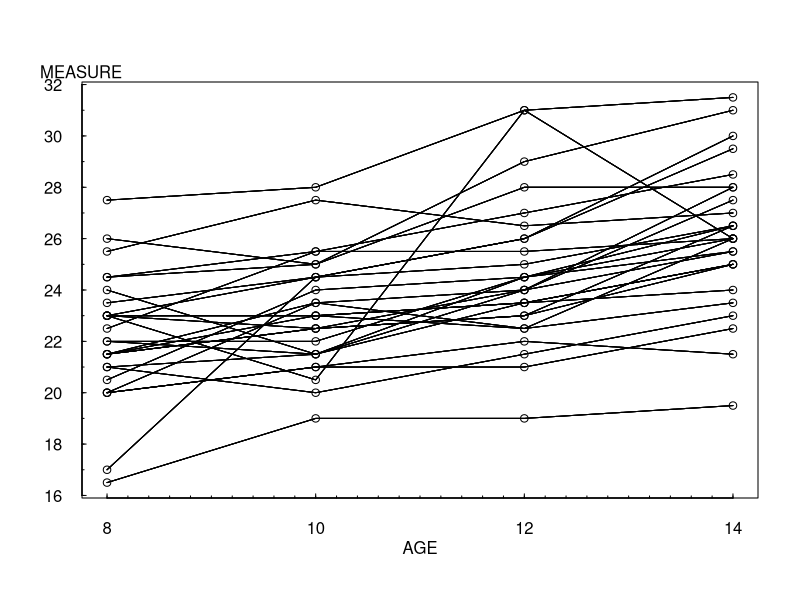

Write the R code that produced this figure. (Note: this script raises an error after producing the figure.)
## ---- chunk 1
#Dental=read.table(choose.files(), header=TRUE, sep="\t")
#library(mice)
#data(potthoffroy)
# I make this dataset myself according to data(potthoffroy)
Dental <- read.table("TXTData/dental.txt",sep ="\t", quote = "", header=TRUE)

names(Dental)<-c("MEASURE", "SEX", "AGE", "ID")
## ---- chunk 2
plot(MEASURE ~ AGE, data = Dental, xlab="", ylab="", xaxt="n", yaxt="n")
 for (i in Dental$ID) {
 lines(MEASURE ~ AGE, data = subset(Dental, ID == i)) }

axis(2, at=seq(16, 32, by=2), las=1, font=10, cex=0.005, tck=0.01)
axis(2, at=seq(16, 32, by=1), lab=F, tck=0.005)
axis(1, at=seq(8,14, by=2), font=10, cex=0.005, tck=0.01)
axis(1, at=seq(8,14, by=0.2), lab=F, tck=0.005)
mtext("MEASURE", side=2, line=-2, at=32.5, font=10, cex=1, las=1)
mtext("AGE", side=1, line=2, at=11, font=10, cex=1, las=1)
## ---- chunk 3
summary(Dental[, c("MEASURE")])
## ---- chunk 4
dent1 = groupedData(MEASURE ~ AGE | ID, data=Dental, outer=~SEX)
plot(dent1, layout = c(16,2))
## ---- chunk 5
dental1.lme<-lme(MEASURE~AGE*SEX, data=Dental, random=~1|ID)
summary(dental1.lme)
## ---- chunk 6
dental2.lme<-lme(MEASURE~AGE*SEX, data=Dental, random=~1+AGE|ID, correlation=corSymm(form=~1|ID),control= lmeControl(opt = "optim")) # I add the code "control= lmeControl(opt = "optim")" to fix converge problem
#corSymm gives a general correlation structure in lme
dental2.lme
## ---- chunk 7
Dental2<-subset(Dental, ID!=20)
dental3.lme<-update(dental2.lme, data=Dental2)
dental3.lme
